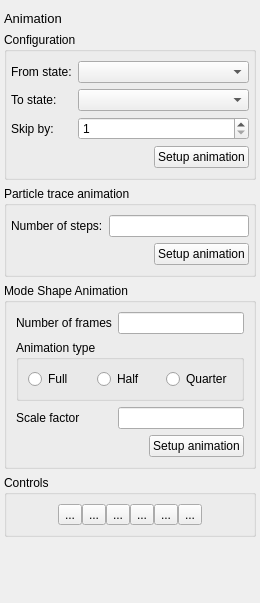
<?xml version="1.0" encoding="UTF-8"?>
<ui version="4.0">
 <class>AnimationWidget</class>
 <widget class="QWidget" name="AnimationWidget">
  <property name="geometry">
   <rect>
    <x>0</x>
    <y>0</y>
    <width>260</width>
    <height>597</height>
   </rect>
  </property>
  <property name="windowTitle">
   <string>Animation</string>
  </property>
  <layout class="QVBoxLayout" name="verticalLayout">
   <property name="leftMargin">
    <number>4</number>
   </property>
   <property name="rightMargin">
    <number>4</number>
   </property>
   <item>
    <widget class="QLabel" name="label_4">
     <property name="font">
      <font>
       <pointsize>10</pointsize>
      </font>
     </property>
     <property name="text">
      <string>Animation</string>
     </property>
    </widget>
   </item>
   <item>
    <widget class="QGroupBox" name="transientSetupGroupBox">
     <property name="sizePolicy">
      <sizepolicy hsizetype="Preferred" vsizetype="Maximum">
       <horstretch>0</horstretch>
       <verstretch>0</verstretch>
      </sizepolicy>
     </property>
     <property name="title">
      <string>Configuration</string>
     </property>
     <layout class="QFormLayout" name="formLayout">
      <property name="leftMargin">
       <number>4</number>
      </property>
      <property name="rightMargin">
       <number>4</number>
      </property>
      <item row="0" column="0">
       <widget class="QLabel" name="label">
        <property name="text">
         <string>From state:</string>
        </property>
       </widget>
      </item>
      <item row="0" column="1">
       <widget class="QComboBox" name="fromStateComboBox"/>
      </item>
      <item row="1" column="0">
       <widget class="QLabel" name="label_2">
        <property name="text">
         <string>To state:</string>
        </property>
       </widget>
      </item>
      <item row="1" column="1">
       <widget class="QComboBox" name="toStateComboBox"/>
      </item>
      <item row="2" column="0">
       <widget class="QLabel" name="label_3">
        <property name="text">
         <string>Skip by:</string>
        </property>
       </widget>
      </item>
      <item row="2" column="1">
       <widget class="QSpinBox" name="skipBySpinBox">
        <property name="minimum">
         <number>1</number>
        </property>
        <property name="maximum">
         <number>10</number>
        </property>
       </widget>
      </item>
      <item row="3" column="1">
       <layout class="QHBoxLayout" name="horizontalLayout_2">
        <item>
         <spacer name="horizontalSpacer_3">
          <property name="orientation">
           <enum>Qt::Horizontal</enum>
          </property>
          <property name="sizeHint" stdset="0">
           <size>
            <width>40</width>
            <height>20</height>
           </size>
          </property>
         </spacer>
        </item>
        <item>
         <widget class="QPushButton" name="setupAnimationPushButton">
          <property name="text">
           <string>Setup animation</string>
          </property>
         </widget>
        </item>
       </layout>
      </item>
     </layout>
    </widget>
   </item>
   <item>
    <widget class="QGroupBox" name="particleTraceSetupGroupBox">
     <property name="enabled">
      <bool>true</bool>
     </property>
     <property name="title">
      <string>Particle trace animation</string>
     </property>
     <layout class="QGridLayout" name="gridLayout">
      <property name="leftMargin">
       <number>4</number>
      </property>
      <property name="rightMargin">
       <number>4</number>
      </property>
      <item row="0" column="0">
       <widget class="QLabel" name="label_5">
        <property name="text">
         <string>Number of steps:</string>
        </property>
       </widget>
      </item>
      <item row="1" column="2">
       <widget class="QPushButton" name="setupParticleTraceAnimationPushButton">
        <property name="text">
         <string>Setup animation</string>
        </property>
       </widget>
      </item>
      <item row="1" column="1">
       <spacer name="horizontalSpacer_4">
        <property name="orientation">
         <enum>Qt::Horizontal</enum>
        </property>
        <property name="sizeHint" stdset="0">
         <size>
          <width>50</width>
          <height>20</height>
         </size>
        </property>
       </spacer>
      </item>
      <item row="0" column="1" colspan="2">
       <widget class="QLineEdit" name="numberOfStepsLineEdit"/>
      </item>
     </layout>
    </widget>
   </item>
   <item>
    <widget class="QGroupBox" name="groupBox">
     <property name="title">
      <string>Mode Shape Animation</string>
     </property>
     <layout class="QGridLayout" name="gridLayout_2">
      <item row="3" column="1">
       <spacer name="horizontalSpacer_5">
        <property name="orientation">
         <enum>Qt::Horizontal</enum>
        </property>
        <property name="sizeHint" stdset="0">
         <size>
          <width>40</width>
          <height>20</height>
         </size>
        </property>
       </spacer>
      </item>
      <item row="0" column="0">
       <widget class="QLabel" name="label_6">
        <property name="text">
         <string>Number of frames</string>
        </property>
       </widget>
      </item>
      <item row="0" column="1" colspan="2">
       <widget class="QLineEdit" name="numberOfFramesLineEdit"/>
      </item>
      <item row="3" column="2">
       <widget class="QPushButton" name="setupModeShapeAnimationPushButton">
        <property name="text">
         <string>Setup animation</string>
        </property>
       </widget>
      </item>
      <item row="1" column="0" colspan="3">
       <widget class="QGroupBox" name="animationTypeGroupBox">
        <property name="title">
         <string>Animation type</string>
        </property>
        <layout class="QGridLayout" name="gridLayout_3">
         <item row="0" column="0">
          <widget class="QRadioButton" name="fullRadioButton">
           <property name="text">
            <string>Full</string>
           </property>
           <attribute name="buttonGroup">
            <string notr="true">animationTypeButtonGroup</string>
           </attribute>
          </widget>
         </item>
         <item row="0" column="2">
          <widget class="QRadioButton" name="quarterRadioButton">
           <property name="text">
            <string>Quarter</string>
           </property>
           <attribute name="buttonGroup">
            <string notr="true">animationTypeButtonGroup</string>
           </attribute>
          </widget>
         </item>
         <item row="0" column="1">
          <widget class="QRadioButton" name="halfRadioButton">
           <property name="text">
            <string>Half</string>
           </property>
           <attribute name="buttonGroup">
            <string notr="true">animationTypeButtonGroup</string>
           </attribute>
          </widget>
         </item>
        </layout>
       </widget>
      </item>
      <item row="2" column="1" colspan="2">
       <widget class="QLineEdit" name="scaleFactorLineEdit"/>
      </item>
      <item row="2" column="0">
       <widget class="QLabel" name="label_7">
        <property name="text">
         <string>Scale factor</string>
        </property>
       </widget>
      </item>
     </layout>
    </widget>
   </item>
   <item>
    <widget class="QGroupBox" name="controlsGroupBox">
     <property name="title">
      <string>Controls</string>
     </property>
     <layout class="QHBoxLayout" name="horizontalLayout">
      <property name="spacing">
       <number>0</number>
      </property>
      <item>
       <spacer name="horizontalSpacer_2">
        <property name="orientation">
         <enum>Qt::Horizontal</enum>
        </property>
        <property name="sizeHint" stdset="0">
         <size>
          <width>12</width>
          <height>20</height>
         </size>
        </property>
       </spacer>
      </item>
      <item>
       <widget class="QToolButton" name="firstFrameToolButton">
        <property name="text">
         <string>...</string>
        </property>
        <property name="icon">
         <iconset resource="res/QtDemoApp.qrc">
          <normaloff>:/animation_first_frame.png</normaloff>:/animation_first_frame.png</iconset>
        </property>
        <property name="iconSize">
         <size>
          <width>24</width>
          <height>24</height>
         </size>
        </property>
        <property name="checkable">
         <bool>false</bool>
        </property>
       </widget>
      </item>
      <item>
       <widget class="QToolButton" name="stepBwdToolButton">
        <property name="text">
         <string>...</string>
        </property>
        <property name="icon">
         <iconset resource="res/QtDemoApp.qrc">
          <normaloff>:/animation_step_bwd.png</normaloff>:/animation_step_bwd.png</iconset>
        </property>
        <property name="iconSize">
         <size>
          <width>24</width>
          <height>24</height>
         </size>
        </property>
        <property name="checkable">
         <bool>false</bool>
        </property>
       </widget>
      </item>
      <item>
       <widget class="QToolButton" name="playBwdToolButton">
        <property name="text">
         <string>...</string>
        </property>
        <property name="icon">
         <iconset resource="res/QtDemoApp.qrc">
          <normaloff>:/animation_play_bwd.png</normaloff>:/animation_play_bwd.png</iconset>
        </property>
        <property name="iconSize">
         <size>
          <width>24</width>
          <height>24</height>
         </size>
        </property>
        <property name="checkable">
         <bool>true</bool>
        </property>
       </widget>
      </item>
      <item>
       <widget class="QToolButton" name="playFwdToolButton">
        <property name="text">
         <string>...</string>
        </property>
        <property name="icon">
         <iconset resource="res/QtDemoApp.qrc">
          <normaloff>:/animation_play_fwd.png</normaloff>:/animation_play_fwd.png</iconset>
        </property>
        <property name="iconSize">
         <size>
          <width>24</width>
          <height>24</height>
         </size>
        </property>
        <property name="checkable">
         <bool>true</bool>
        </property>
       </widget>
      </item>
      <item>
       <widget class="QToolButton" name="stepFwdToolButton">
        <property name="text">
         <string>...</string>
        </property>
        <property name="icon">
         <iconset resource="res/QtDemoApp.qrc">
          <normaloff>:/animation_step_fwd.png</normaloff>:/animation_step_fwd.png</iconset>
        </property>
        <property name="iconSize">
         <size>
          <width>24</width>
          <height>24</height>
         </size>
        </property>
        <property name="checkable">
         <bool>false</bool>
        </property>
       </widget>
      </item>
      <item>
       <widget class="QToolButton" name="lastFrameToolButton">
        <property name="text">
         <string>...</string>
        </property>
        <property name="icon">
         <iconset resource="res/QtDemoApp.qrc">
          <normaloff>:/animation_last_frame.png</normaloff>:/animation_last_frame.png</iconset>
        </property>
        <property name="iconSize">
         <size>
          <width>24</width>
          <height>24</height>
         </size>
        </property>
        <property name="checkable">
         <bool>false</bool>
        </property>
       </widget>
      </item>
      <item>
       <spacer name="horizontalSpacer">
        <property name="orientation">
         <enum>Qt::Horizontal</enum>
        </property>
        <property name="sizeHint" stdset="0">
         <size>
          <width>13</width>
          <height>20</height>
         </size>
        </property>
       </spacer>
      </item>
     </layout>
    </widget>
   </item>
   <item>
    <spacer name="verticalSpacer">
     <property name="orientation">
      <enum>Qt::Vertical</enum>
     </property>
     <property name="sizeType">
      <enum>QSizePolicy::MinimumExpanding</enum>
     </property>
     <property name="sizeHint" stdset="0">
      <size>
       <width>20</width>
       <height>55</height>
      </size>
     </property>
    </spacer>
   </item>
  </layout>
 </widget>
 <resources>
  <include location="res/QtDemoApp.qrc"/>
 </resources>
 <connections/>
 <buttongroups>
  <buttongroup name="animationTypeButtonGroup"/>
 </buttongroups>
</ui>
